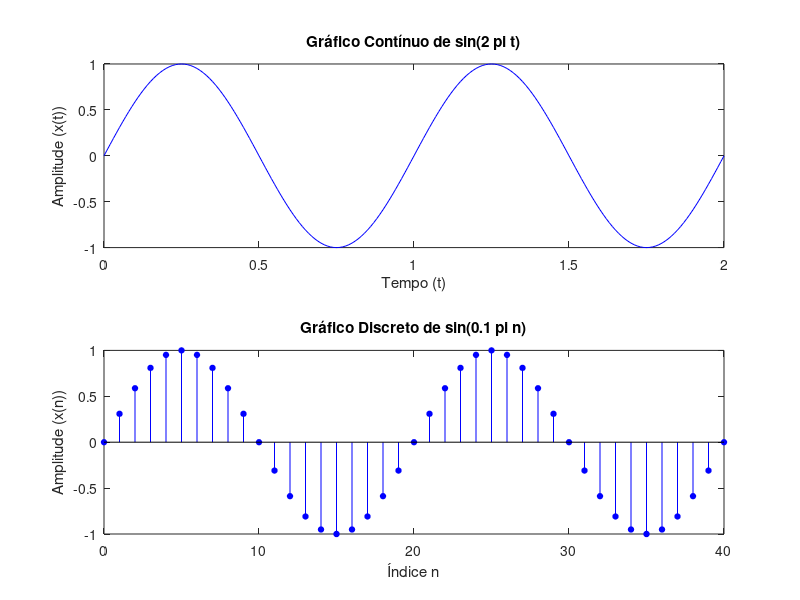

Recreate this plot in MATLAB.
t = 0:0.01:2;         % Vetor t para o plot contínuo
x_t = sin(2*pi*t);    % Sinal contínuo

n = 0:1:40;           % Vetor n para o plot discreto
x_n = sin(0.1*pi*n);  % Sinal discreto

% Configuração dos gráficos
xlabel('n');
ylabel('x(n)');
title('Stem Plot of sin(0.2 pi n)'); 

% Gráfico contínuo
subplot(2, 1, 1);
plot(t, x_t, 'b');    % Usar x_t para o plot contínuo
xlabel('Tempo (t)');
ylabel('Amplitude (x(t))');
title('Gráfico Contínuo de sin(2 pi t)');

% Gráfico discreto
subplot(2, 1, 2);
Hs = stem(n, x_n, 'b', 'filled');  % Usar x_n para o stem plot
set(Hs, 'markersize', 4);
xlabel('Índice n');
ylabel('Amplitude (x(n))');
title('Gráfico Discreto de sin(0.1 pi n)');

pause(50);
